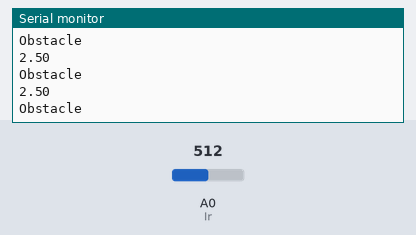
Simulated run of this sketch. Board: Arduino Uno, built with avr-gcc and run on an emulated ATmega328P. Parts: the last lines printed to the serial monitor. The test bench sets the inputs (shaded band); at power-on: A0 (Ir) = 512.

Above: at 1.2 s.
1.3 s: A0 (Ir) set to 716
At 1.41 s:
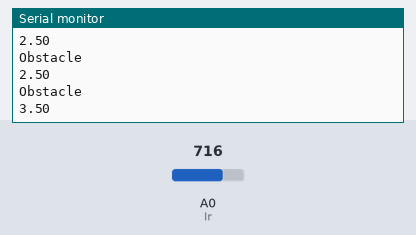
2.8 s: A0 (Ir) set to 900
At 2.81 s:
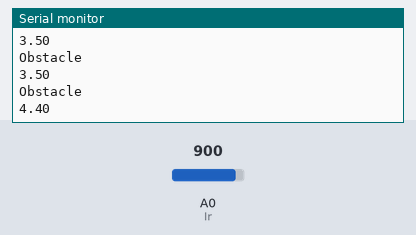
Timing chart, 0 to 5.8 s (numbered marks = the images above; inputs shaded):
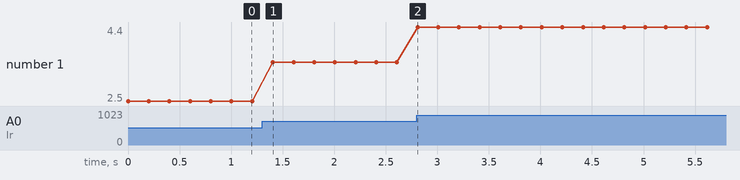

The sketch:

ir_check.ino
```cpp
void setup(){
  Serial.begin(9600);
  }

void loop(){
  float sensorValue = analogRead(A0)*(5.0/1023.0);  // upto 5 meters (might vary depending on the resistor connected to the Ir sensor)
  Serial.println(sensorValue);
  delay(100);
  if(sensorValue <= 300)
  Serial.println("Obstacle");
  delay(100);
  }
```

Measured:
- after the input at 1.3 s, the serial monitor: prints a new line after 0.10 s (image 1)
- after the input at 2.8 s, the serial monitor: prints a new line at once (image 2)
- plotted number 1: 2.5 → 3.5 after the input at 1.3 s, 3.5 → 4.4 after the input at 2.8 s
